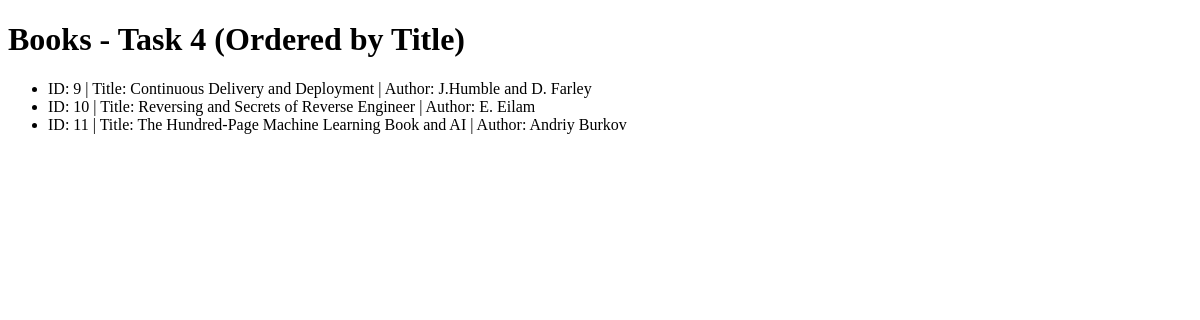
The app's page /books/lab8/task4, older data.
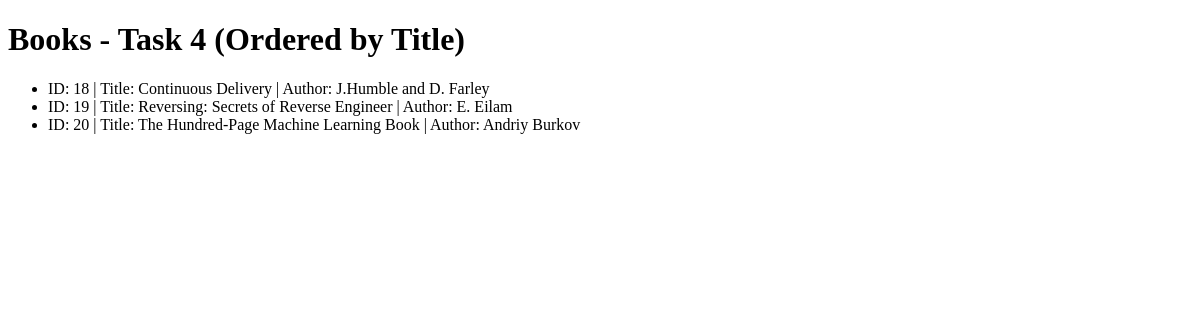
The same page, newer data.
### apps/bookmodule/models.py (models this page shows, shortened)
class Book(models.Model):
    title = models.CharField(max_length=50)
    author = models.CharField(max_length=50, null=True, blank=True)
    price = models.FloatField(default=0.0)
    edition = models.SmallIntegerField(default=1)

### apps/bookmodule/views.py (the view)
# urls.py: path('lab8/task4', views.task4_query, name='lab8_task4'),
def task4_query(request):
    books = Book.objects.order_by('title')
    return render(request, 'bookmodule/lab8_task4.html', {'books': books})

### apps/templates/bookmodule/lab8_task4.html (shortened to what this page needs)
<!DOCTYPE html>
<html>
<head>
</head>
<body>
    <h1>Books - Task 4 (Ordered by Title)</h1>
    <ul>
        {% for book in books %}
            <li>ID: {{ book.id }} | Title: {{ book.title }} | Author: {{ book.author }}</li>
        {% empty %}
            <li>No books found.</li>
        {% endfor %}
    </ul>
</body>
</html>

Row changes from the older to the newer data that the page shows:
removed Book: id "9", title "Continuous Delivery and Deployment", author "J.Humble and D. Farley"
removed Book: id "10", title "Reversing and Secrets of Reverse Engineer", author "E. Eilam"
removed Book: id "11", title "The Hundred-Page Machine Learning Book and AI", author "Andriy Burkov"
added Book: id "18", title "Continuous Delivery", author "J.Humble and D. Farley"
added Book: id "19", title "Reversing: Secrets of Reverse Engineer", author "E. Eilam"
added Book: id "20", title "The Hundred-Page Machine Learning Book", author "Andriy Burkov"
